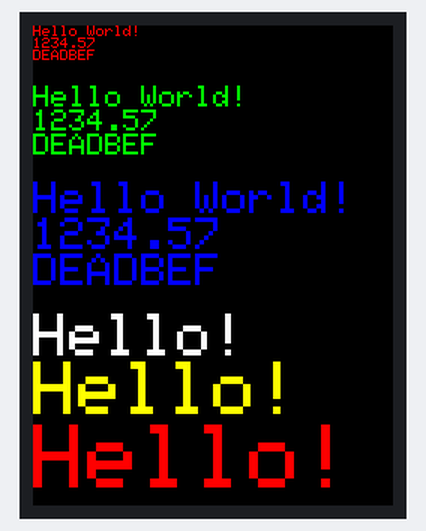
Recording of a sketch running on a simulated Arduino Uno, built with avr-gcc and run on an emulated ATmega328P. On the bench: 240×320 colour display.

Above: at 0.4 s.

Measured:
- what the display in image 0 shows lasts 3.0 s, from 0.4 s to 3.4 s

The sketch:

display_string.ino
```cpp
// IMPORTANT: LCDWIKI_SPI LIBRARY MUST BE SPECIFICALLY
// CONFIGURED FOR EITHER THE TFT SHIELD OR THE BREAKOUT BOARD.

//This program is a demo of displaying string

//when using the BREAKOUT BOARD only and using these hardware spi lines to the LCD,
//the SDA pin and SCK pin is defined by the system and can't be modified.
//if you don't need to control the LED pin,you can set it to 3.3V and set the pin definition to -1.
//other pins can be defined by youself,for example
//pin usage as follow:
//             CS  DC/RS  RESET  SDI/MOSI  SDO/MISO  SCK  LED    VCC     GND
//Arduino Uno  A5   A3     A4      11        12      13   A0   5V/3.3V   GND

//Remember to set the pins to suit your display module!

/***********************************************************************************
* @attention
*
* THE PRESENT FIRMWARE WHICH IS FOR GUIDANCE ONLY AIMS AT PROVIDING CUSTOMERS
* WITH CODING INFORMATION REGARDING THEIR PRODUCTS IN ORDER FOR THEM TO SAVE
* TIME. AS A RESULT, QD electronic SHALL NOT BE HELD LIABLE FOR ANY
* DIRECT, INDIRECT OR CONSEQUENTIAL DAMAGES WITH RESPECT TO ANY CLAIMS ARISING
* FROM THE CONTENT OF SUCH FIRMWARE AND/OR THE USE MADE BY CUSTOMERS OF THE
* CODING INFORMATION CONTAINED HEREIN IN CONNECTION WITH THEIR PRODUCTS.
**********************************************************************************/
#include <LCDWIKI_GUI.h> //Core graphics library
#include <LCDWIKI_SPI.h> //Hardware-specific library

//paramters define
#define MODEL ILI9341
#define CS   10
#define CD   8
#define RST  9
#define MOSI  11
#define MISO  12
#define SCK   13
#define LED  A0   //if you don't need to control the LED pin,you should set it to -1 and set it to 3.3V

//the definiens of software spi mode as follow:
//if the IC model is known or the modules is unreadable,you can use this constructed function
LCDWIKI_SPI mylcd(MODEL,CS,CD,MISO,MOSI,RST,SCK,LED); //model,cs,dc,miso,mosi,reset,sck,led
//if the IC model is not known and the modules is readable,you can use this constructed function
//LCDWIKI_SPI mylcd(240,320,CS,CD,MISO,MOSI,RST,SCK,LED); //width,height,cs,dc,miso,mosi,reset,sck,led

//define some colour values
#define  BLACK   0x0000
#define BLUE    0x001F
#define RED     0xF800
#define GREEN   0x07E0
#define CYAN    0x07FF
#define MAGENTA 0xF81F
#define YELLOW  0xFFE0
#define WHITE   0xFFFF

void setup()
{
  mylcd.Init_LCD();
  mylcd.Fill_Screen(BLACK);
}

void loop()
{
  mylcd.Set_Text_Mode(0);
  //display 1 times string
  mylcd.Fill_Screen(0x0000);
  mylcd.Set_Text_colour(RED);
  mylcd.Set_Text_Back_colour(BLACK);
  mylcd.Set_Text_Size(1);
  mylcd.Print_String("Hello World!", 0, 0);
  mylcd.Print_Number_Float(01234.56789, 2, 0, 8, '.', 0, ' ');
  mylcd.Print_Number_Int(0xDEADBEF, 0, 16, 0, ' ',16);
  //mylcd.Print_String("DEADBEF", 0, 16);

  //display 2 times string
  mylcd.Set_Text_colour(GREEN);
  mylcd.Set_Text_Size(2);
  mylcd.Print_String("Hello World!", 0, 40);
  mylcd.Print_Number_Float(01234.56789, 2, 0, 56, '.', 0, ' ');
  mylcd.Print_Number_Int(0xDEADBEF, 0, 72, 0, ' ',16);
  //mylcd.Print_String("DEADBEEF", 0, 72);

  //display 3 times string
  mylcd.Set_Text_colour(BLUE);
  mylcd.Set_Text_Size(3);
  mylcd.Print_String("Hello World!", 0, 104);
  mylcd.Print_Number_Float(01234.56789, 2, 0, 128, '.', 0, ' ');
  mylcd.Print_Number_Int(0xDEADBEF, 0, 152, 0, ' ',16);
 // mylcd.Print_String("DEADBEEF", 0, 152);

  //display 4 times string
  mylcd.Set_Text_colour(WHITE);
  mylcd.Set_Text_Size(4);
  mylcd.Print_String("Hello!", 0, 192);

  //display 5 times string
  mylcd.Set_Text_colour(YELLOW);
  mylcd.Set_Text_Size(5);
  mylcd.Print_String("Hello!", 0, 224);

  //display 6 times string
  mylcd.Set_Text_colour(RED);
  mylcd.Set_Text_Size(6);
  mylcd.Print_String("Hello!", 0, 266);

  delay(3000);
}
```
